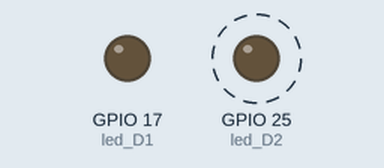
Bench run of a program on a simulated Raspberry Pi (BCM pin numbers). Shown: output pins drawn as LEDs (lit = HIGH). Dashed ring = blinking. The clock reads 2024-03-15 10:24:30 at power-on unless the program sets it.

Above: at 0.1 s.
At 3.9 s:
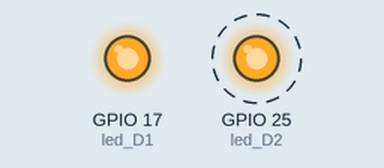
Timing chart, 0 to 5.2 s (numbered marks = the images above):
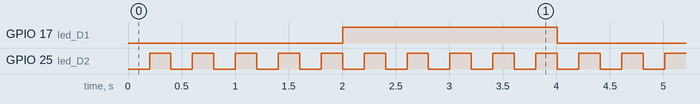

Measured:
- by itself, GPIO 17 (led_D1): alternates HIGH for 2.0 s and LOW for 2.0 s
- by itself, GPIO 25 (led_D2): alternates HIGH for 0.20 s and LOW for 0.20 s
- by itself, everything shown: repeats every 4.0 s, in 20 steps

The program:

Leds_2_time_slicing.py
```python
#############################################################################
# Leds_2_time_slicing
#Autor: Pedro J
#modificat:
#	28/09/26 : creació
#	Eliminem la pausa del sleep() i introduim Time Slicing
#############################################################################


import RPi.GPIO as GPIO
from time import sleep, time

# Definim el pin utilitzant la numeració GPIO (BCM)
led_D1  = 17
led_D2  = 25

interval_D1 = 2
interval_D2 = 0.2

darrer_temps_D1 = time() # Captura el temps actual pel diode D1
darrer_temps_D2 = time() # Captura el temps actual pel diode D2


# Configuració dels pins
GPIO.setmode(GPIO.BCM)       # Fes servir  la numeració de Broadcom (GPIO)
GPIO.setup( [led_D1,led_D2],  GPIO.OUT) # Configura el pins com a sortida . Des de una llista de pins


#print("El pin està parpellejant... Prem Ctrl+C per sortir.")
#////////////////////////////////////////////////////////////////////////////////////
def actualitza_estat():

	ara_temps  = time()
	global darrer_temps_D1
	global darrer_temps_D2
	if  (ara_temps - darrer_temps_D1) >= interval_D1:
		GPIO.output(led_D1, not(GPIO.input(led_D1) ))
		darrer_temps_D1 = ara_temps

	if  (ara_temps - darrer_temps_D2) >= interval_D2:
		GPIO.output(led_D2, not(GPIO.input(led_D2) ))
		darrer_temps_D2 = ara_temps


#////////////////////////////////////////////////////////////////////////////////////

#/// M A I N ////////////////////////////////////////////////////////////////////
try:

	darrer_temps_D1 = time() # Captura el temps actual pel diode D1
	darrer_temps_D2 = time() # Captura el temps actual pel diode D2

	while True:
		actualitza_estat() # Envia corrent (encén)

		sleep(0.01) #per no tornar boja la CPU

except KeyboardInterrupt:
		print("\nAturant el programa...")
finally:
		GPIO.cleanup() # Neteja la configuració dels pins al sortir
		print("Pins alliberats correctament.")
```
